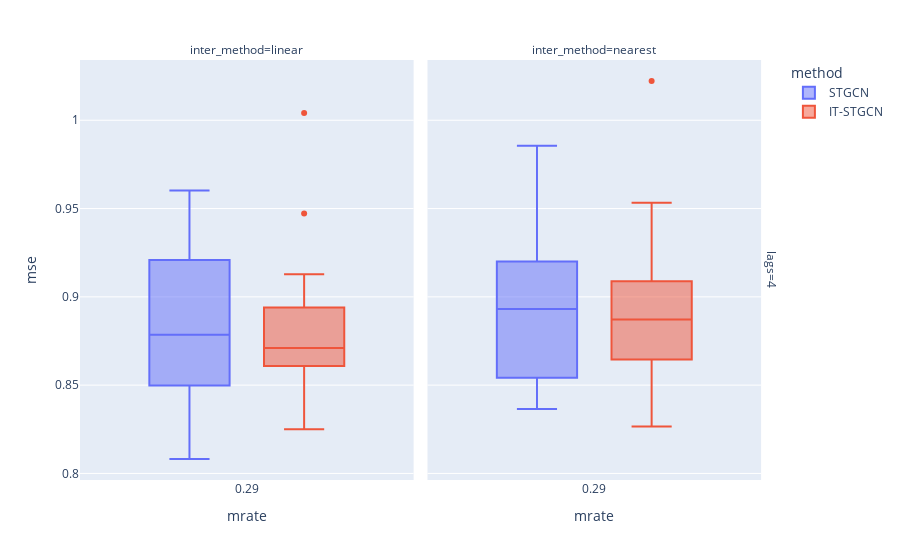

Notebook code cell kept with this figure:
### Markdown cell above
## Block

### Code cell
data.query("method!='GNAR' and mtype =='block'").plot.box(backend='plotly',x='mrate',color='method',y='mse',facet_col='inter_method',facet_row='lags',height=800)

### Figure 1 — Plotly figure (JSON) as saved in the notebook; plotly's stock layout.template omitted (floating-point values rounded to 4 significant figures)
{"data": [{"alignmentgroup": "True", "hovertemplate": "method=STGCN<br>lags=4<br>inter_method=linear<br>mrate=%{x}<br>mse=%{y}<extra></extra>", "legendgroup": "STGCN", "marker": {"color": "#636efa"}, "name": "STGCN", "notched": false, "offsetgroup": "STGCN", "orientation": "v", "showlegend": true, "type": "box", "x": [0.2878, 0.2878, 0.2878, 0.2878, 0.2878, 0.2878, 0.2878, 0.2878, 0.2878, 0.2878, 0.2878, 0.2878, 0.2878, 0.2878, 0.2878, 0.2878, 0.2878, 0.2878, 0.2878, 0.2878, 0.2878, 0.2878, 0.2878, 0.2878, 0.2878, 0.2878, 0.2878, 0.2878, 0.2878, 0.2878], "x0": " ", "xaxis": "x", "y": [0.911, 0.8492, 0.9175, 0.8328, 0.9082, 0.8485, 0.8745, 0.9251, 0.8648, 0.9209, 0.9336, 0.8544, 0.9602, 0.931, 0.8813, 0.8465, 0.8962, 0.8498, 0.9296, 0.8426, 0.8841, 0.8777, 0.8518, 0.8082, 0.8377, 0.938, 0.8793, 0.9278, 0.8771, 0.866], "y0": " ", "yaxis": "y"}, {"alignmentgroup": "True", "hovertemplate": "method=STGCN<br>lags=4<br>inter_method=nearest<br>mrate=%{x}<br>mse=%{y}<extra></extra>", "legendgroup": "STGCN", "marker": {"color": "#636efa"}, "name": "STGCN", "notched": false, "offsetgroup": "STGCN", "orientation": "v", "showlegend": false, "type": "box", "x": [0.2878, 0.2878, 0.2878, 0.2878, 0.2878, 0.2878, 0.2878, 0.2878, 0.2878, 0.2878, 0.2878, 0.2878, 0.2878, 0.2878, 0.2878, 0.2878, 0.2878, 0.2878, 0.2878, 0.2878, 0.2878, 0.2878, 0.2878, 0.2878, 0.2878, 0.2878, 0.2878, 0.2878, 0.2878, 0.2878], "x0": " ", "xaxis": "x2", "y": [0.9036, 0.9065, 0.891, 0.8493, 0.9856, 0.9219, 0.8954, 0.849, 0.9573, 0.8364, 0.8844, 0.862, 0.8609, 0.8689, 0.8699, 0.844, 0.8562, 0.9413, 0.9197, 0.8374, 0.9059, 0.8493, 0.9672, 0.92, 0.8952, 0.9206, 0.9059, 0.8504, 0.8541, 0.9388], "y0": " ", "yaxis": "y2"}, {"alignmentgroup": "True", "hovertemplate": "method=IT-STGCN<br>lags=4<br>inter_method=linear<br>mrate=%{x}<br>mse=%{y}<extra></extra>", "legendgroup": "IT-STGCN", "marker": {"color": "#EF553B"}, "name": "IT-STGCN", "notched": false, "offsetgroup": "IT-STGCN", "orientation": "v", "showlegend": true, "type": "box", "x": [0.2878, 0.2878, 0.2878, 0.2878, 0.2878, 0.2878, 0.2878, 0.2878, 0.2878, 0.2878, 0.2878, 0.2878, 0.2878, 0.2878, 0.2878, 0.2878, 0.2878, 0.2878, 0.2878, 0.2878, 0.2878, 0.2878, 0.2878, 0.2878, 0.2878, 0.2878, 0.2878, 0.2878, 0.2878, 0.2878], "x0": " ", "xaxis": "x", "y": [0.8494, 0.8609, 0.8789, 0.8594, 0.825, 0.8732, 1.004, 0.8681, 0.8631, 0.8429, 0.9084, 0.8687, 0.8798, 0.8642, 0.8613, 0.8654, 0.9027, 0.9472, 0.883, 0.8762, 0.8782, 0.8251, 0.9092, 0.8705, 0.8573, 0.8502, 0.8977, 0.8717, 0.9128, 0.8939], "y0": " ", "yaxis": "y"}, {"alignmentgroup": "True", "hovertemplate": "method=IT-STGCN<br>lags=4<br>inter_method=nearest<br>mrate=%{x}<br>mse=%{y}<extra></extra>", "legendgroup": "IT-STGCN", "marker": {"color": "#EF553B"}, "name": "IT-STGCN", "notched": false, "offsetgroup": "IT-STGCN", "orientation": "v", "showlegend": false, "type": "box", "x": [0.2878, 0.2878, 0.2878, 0.2878, 0.2878, 0.2878, 0.2878, 0.2878, 0.2878, 0.2878, 0.2878, 0.2878, 0.2878, 0.2878, 0.2878, 0.2878, 0.2878, 0.2878, 0.2878, 0.2878, 0.2878, 0.2878, 0.2878, 0.2878, 0.2878, 0.2878, 0.2878, 0.2878, 0.2878, 0.2878], "x0": " ", "xaxis": "x2", "y": [0.8598, 0.8869, 0.9059, 0.8875, 0.9111, 0.902, 0.9235, 0.8606, 0.9046, 0.9076, 0.8734, 0.9533, 0.8613, 0.8773, 0.863, 0.9267, 0.8957, 1.022, 0.8652, 0.8266, 0.9067, 0.9135, 0.8645, 0.8777, 0.8392, 0.9216, 0.9088, 0.8777, 0.8848, 0.861], "y0": " ", "yaxis": "y2"}], "layout": {"annotations": [{"font": {}, "showarrow": false, "text": "inter_method=linear", "x": 0.24, "xanchor": "center", "xref": "paper", "y": 1, "yanchor": "bottom", "yref": "paper"}, {"font": {}, "showarrow": false, "text": "inter_method=nearest", "x": 0.74, "xanchor": "center", "xref": "paper", "y": 1, "yanchor": "bottom", "yref": "paper"}, {"font": {}, "showarrow": false, "text": "lags=4", "textangle": 90, "x": 0.98, "xanchor": "left", "xref": "paper", "y": 0.5, "yanchor": "middle", "yref": "paper"}], "autosize": true, "boxmode": "group", "legend": {"title": {"text": "method"}, "tracegroupgap": 0}, "margin": {"t": 60}, "xaxis": {"anchor": "y", "autorange": true, "domain": [0, 0.48], "range": [-0.2157, 0.7912], "title": {"text": "mrate"}, "type": "linear"}, "xaxis2": {"anchor": "y2", "autorange": true, "domain": [0.5, 0.98], "matches": "x", "range": [-0.2157, 0.7912], "title": {"text": "mrate"}, "type": "linear"}, "yaxis": {"anchor": "x", "autorange": true, "domain": [0, 1], "range": [0.7963, 1.034], "title": {"text": "mse"}, "type": "linear"}, "yaxis2": {"anchor": "x2", "autorange": true, "domain": [0, 1], "matches": "y", "range": [0.7963, 1.034], "showticklabels": false, "type": "linear"}}}
